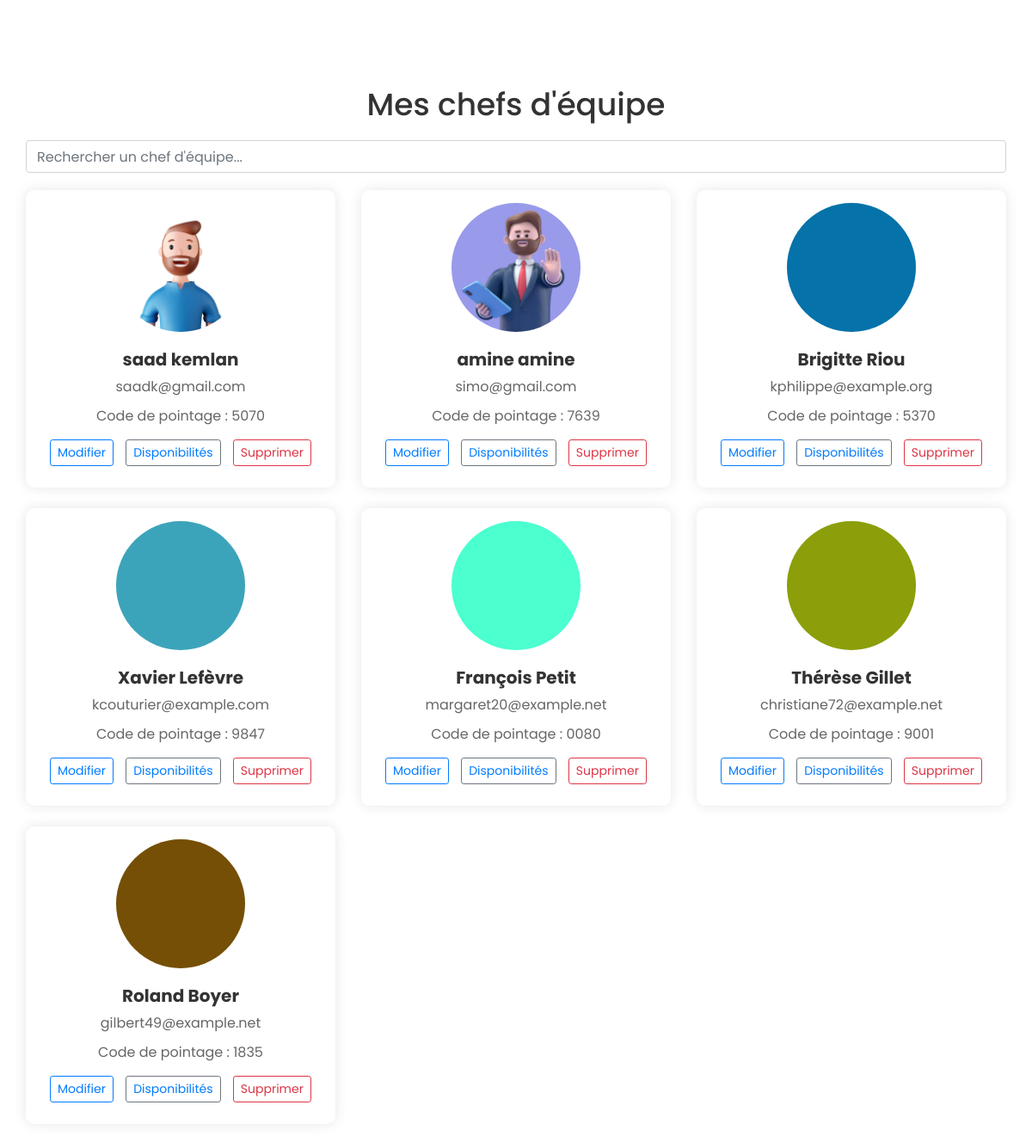
Page /team_leads/ (signed in) on the earlier database version.
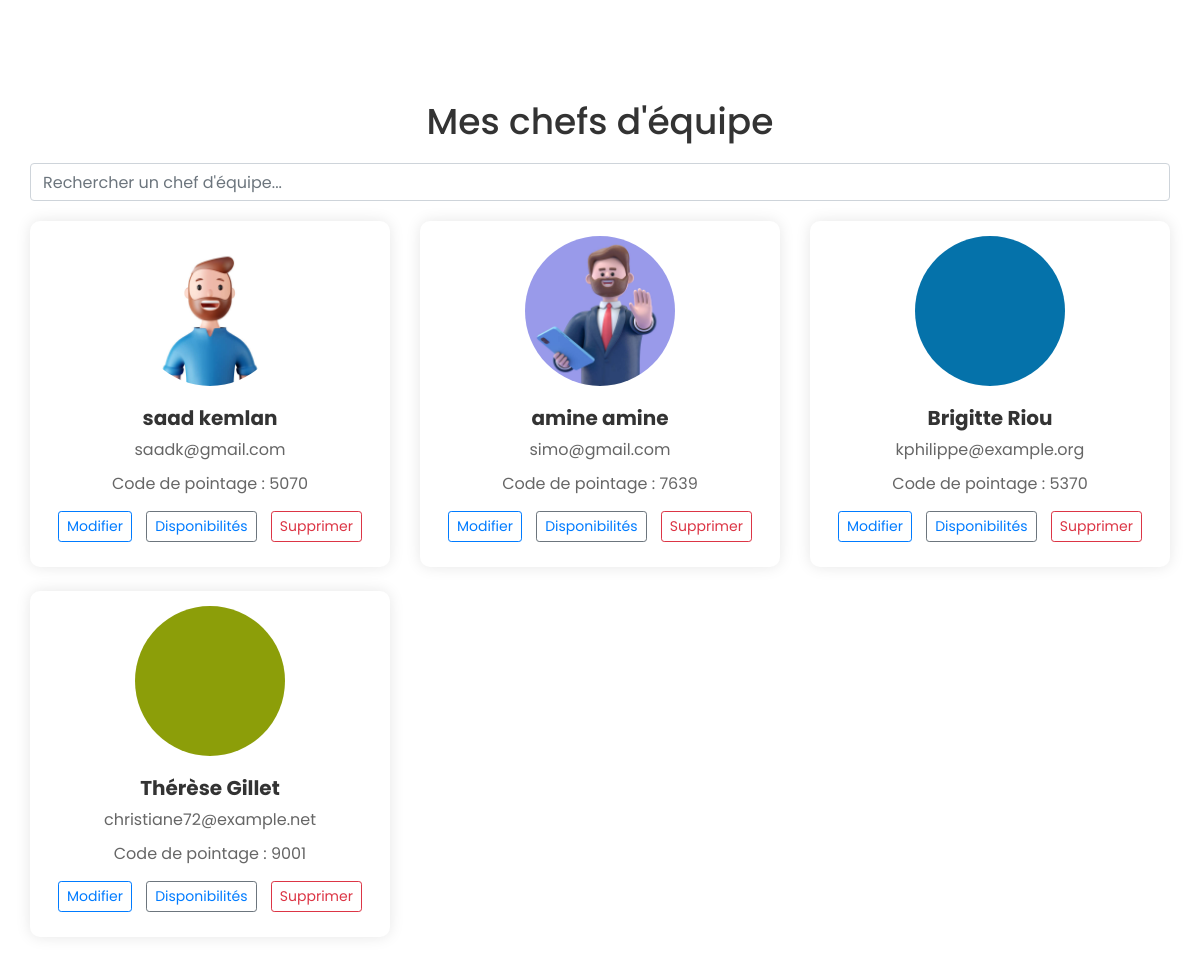
Same page on the later database version.
### accounts/models.py (models this page shows, shortened)
class CustomUser(AbstractUser):
    ROLE_CHOICES = (
        ('employee', 'Employee'),
        ('team_lead', 'Team Lead'),
    )
    role = models.CharField(max_length=10, choices=ROLE_CHOICES, default='manager')
    is_active = models.BooleanField(default=True)
    pointage_code = models.CharField(max_length=4, unique=True, blank=True, null=True)
    created_by = models.ForeignKey('self', null=True, blank=True, on_delete=models.SET_NULL, related_name='employees')
    hours_per_week = models.IntegerField(default=0)
    photo = models.ImageField(upload_to='photos/', null=True, blank=True)

### accounts/views.py (the view)
# urls.py: path('team_leads/', TeamLeadListView.as_view(), name='team_lead_list'),
class TeamLeadListView(LoginRequiredMixin, ListView):
    model = CustomUser
    template_name = 'accounts/team_lead_list.html'
    context_object_name = 'team_leads'
    def get_queryset(self):
        user = self.request.user
        return CustomUser.objects.filter(created_by=user, role='team_lead')

### accounts/templates/accounts/team_lead_list.html (shortened to what this page needs)
<!DOCTYPE html>
<html lang="fr">
<head>
    <link href="https://maxcdn.bootstrapcdn.com/bootstrap/4.5.2/css/bootstrap.min.css" rel="stylesheet">
</head>
<body>
    <section class="team-section">
        <div class="container">
            <h2>Mes chefs d'équipe</h2>
            <input type="text" id="searchInput" class="form-control search-bar" onkeyup="searchTeamLeads()" placeholder="Rechercher un chef d'équipe...">
            <div class="row" id="teamLeadsContainer">
                {% for team_lead in team_leads %}
                    <div class="col-lg-4 col-md-6 mb-4 team-lead-card">
                        <div class="team-card">
                            {% if team_lead.photo %}
                                <img src="{{ team_lead.photo.url }}" alt="Photo de {{ team_lead.first_name }}">
                            {% else %}
                                <img src="https://via.placeholder.com/150" alt="Placeholder Image">
                            {% endif %}
                            <div class="team-card-body">
                                <h5 class="team-card-title">{{ team_lead.first_name }} {{ team_lead.last_name }}</h5>
                                <p class="team-card-text">{{ team_lead.email }}</p>
                                <p class="team-card-text">Code de pointage : {{ team_lead.pointage_code }}</p>
                                <div class="team-card-actions">
                                    <a href="{% url 'edit_team_lead' team_lead.pk %}" class="btn btn-outline-primary btn-sm">Modifier</a>
                                    <a href="{% url 'view_availabilities' team_lead.pk %}" class="btn btn-outline-secondary btn-sm">Disponibilités</a>
                                    <form method="post" action="{% url 'delete_team_lead' team_lead.pk %}" onsubmit="return confirm('Êtes-vous sûr de vouloir supprimer ce chef d\'équipe ?');">
                                        <button type="submit" class="btn btn-outline-danger btn-sm">Supprimer</button>
                                    </form>
                                </div>
                            </div>
                        </div>
                    </div>
                {% empty %}
                    <p class="text-center no-results">Aucun chef d'équipe trouvé.</p>
                {% endfor %}
            </div>
        </div>
    </section>
</body>
</html>

Differences in the rows shown:
removed CustomUser: photo (picture), first_name "Xavier", last_name "Lefèvre", email "kcouturier@example.com", pointage_code "9847"
removed CustomUser: photo (picture), first_name "François", last_name "Petit", email "margaret20@example.net", pointage_code "0080"
removed CustomUser: photo (picture), first_name "Roland", last_name "Boyer", email "gilbert49@example.net", pointage_code "1835"
